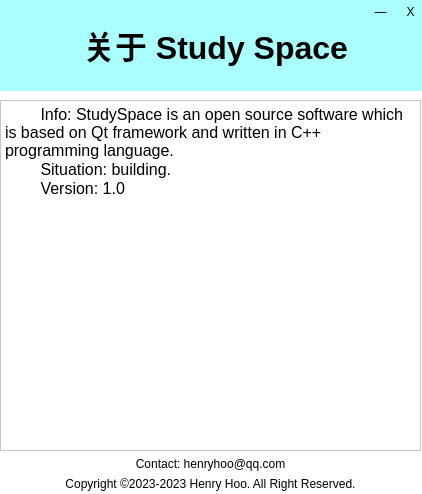
<?xml version="1.0" encoding="UTF-8"?>
<ui version="4.0">
 <class>infowindow_ui</class>
 <widget class="QWidget" name="infowindow_ui">
  <property name="geometry">
   <rect>
    <x>0</x>
    <y>0</y>
    <width>422</width>
    <height>494</height>
   </rect>
  </property>
  <property name="windowTitle">
   <string>StudySpace</string>
  </property>
  <property name="styleSheet">
   <string notr="true">background-color: white;</string>
  </property>
  <widget class="QLabel" name="titleBar">
   <property name="geometry">
    <rect>
     <x>0</x>
     <y>0</y>
     <width>431</width>
     <height>91</height>
    </rect>
   </property>
   <property name="styleSheet">
    <string notr="true">background-color:rgb(170, 255, 255);</string>
   </property>
   <property name="text">
    <string>&lt;html&gt;&lt;head/&gt;&lt;body&gt;&lt;p align=&quot;center&quot;&gt;&lt;span style=&quot; font-size:24pt; font-weight:700;&quot;&gt;关于 Study Space&lt;/span&gt;&lt;/p&gt;&lt;/body&gt;&lt;/html&gt;</string>
   </property>
  </widget>
  <widget class="QPushButton" name="minimizeButton">
   <property name="geometry">
    <rect>
     <x>370</x>
     <y>0</y>
     <width>21</width>
     <height>24</height>
    </rect>
   </property>
   <property name="styleSheet">
    <string notr="true">border-radius : 10px;
background-color:rgb(170, 255, 255);</string>
   </property>
   <property name="text">
    <string>—</string>
   </property>
  </widget>
  <widget class="QPushButton" name="closeButton">
   <property name="geometry">
    <rect>
     <x>400</x>
     <y>0</y>
     <width>21</width>
     <height>24</height>
    </rect>
   </property>
   <property name="styleSheet">
    <string notr="true">border-radius : 16px;
background-color: rgb(170, 255, 255);</string>
   </property>
   <property name="text">
    <string>X</string>
   </property>
  </widget>
  <widget class="QWidget" name="verticalLayoutWidget">
   <property name="geometry">
    <rect>
     <x>0</x>
     <y>100</y>
     <width>421</width>
     <height>391</height>
    </rect>
   </property>
   <layout class="QVBoxLayout" name="verticalLayout">
    <item>
     <widget class="QTextBrowser" name="infoBrowser">
      <property name="html">
       <string>&lt;!DOCTYPE HTML PUBLIC &quot;-//W3C//DTD HTML 4.0//EN&quot; &quot;http://www.w3.org/TR/REC-html40/strict.dtd&quot;&gt;
&lt;html&gt;&lt;head&gt;&lt;meta name=&quot;qrichtext&quot; content=&quot;1&quot; /&gt;&lt;meta charset=&quot;utf-8&quot; /&gt;&lt;style type=&quot;text/css&quot;&gt;
p, li { white-space: pre-wrap; }
hr { height: 1px; border-width: 0; }
li.unchecked::marker { content: &quot;\2610&quot;; }
li.checked::marker { content: &quot;\2612&quot;; }
&lt;/style&gt;&lt;/head&gt;&lt;body style=&quot; font-family:'Microsoft YaHei UI'; font-size:9pt; font-weight:400; font-style:normal;&quot;&gt;
&lt;p style=&quot; margin-top:0px; margin-bottom:0px; margin-left:0px; margin-right:0px; -qt-block-indent:0; text-indent:0px;&quot;&gt;&lt;span style=&quot; font-size:12pt;&quot;&gt;        Info: StudySpace is an open source software which is based on Qt framework and written in C++ programming language. &lt;/span&gt;&lt;/p&gt;
&lt;p style=&quot; margin-top:0px; margin-bottom:0px; margin-left:0px; margin-right:0px; -qt-block-indent:0; text-indent:0px;&quot;&gt;&lt;span style=&quot; font-size:12pt;&quot;&gt;        Situation: building.&lt;/span&gt;&lt;/p&gt;
&lt;p style=&quot; margin-top:0px; margin-bottom:0px; margin-left:0px; margin-right:0px; -qt-block-indent:0; text-indent:0px;&quot;&gt;&lt;span style=&quot; font-size:12pt;&quot;&gt;        Version: 1.0&lt;/span&gt;&lt;/p&gt;&lt;/body&gt;&lt;/html&gt;</string>
      </property>
     </widget>
    </item>
    <item>
     <widget class="QLabel" name="contactLabel">
      <property name="text">
       <string>&lt;html&gt;&lt;head/&gt;&lt;body&gt;&lt;p align=&quot;center&quot;&gt;Contact: henryhoo@qq.com&lt;/p&gt;&lt;/body&gt;&lt;/html&gt;</string>
      </property>
     </widget>
    </item>
    <item>
     <widget class="QLabel" name="copyrightLabel">
      <property name="text">
       <string>&lt;html&gt;&lt;head/&gt;&lt;body&gt;&lt;p align=&quot;center&quot;&gt;Copyright ©2023-2023 Henry Hoo. All Right Reserved.&lt;/p&gt;&lt;/body&gt;&lt;/html&gt;</string>
      </property>
     </widget>
    </item>
   </layout>
  </widget>
 </widget>
 <resources/>
 <connections/>
</ui>
